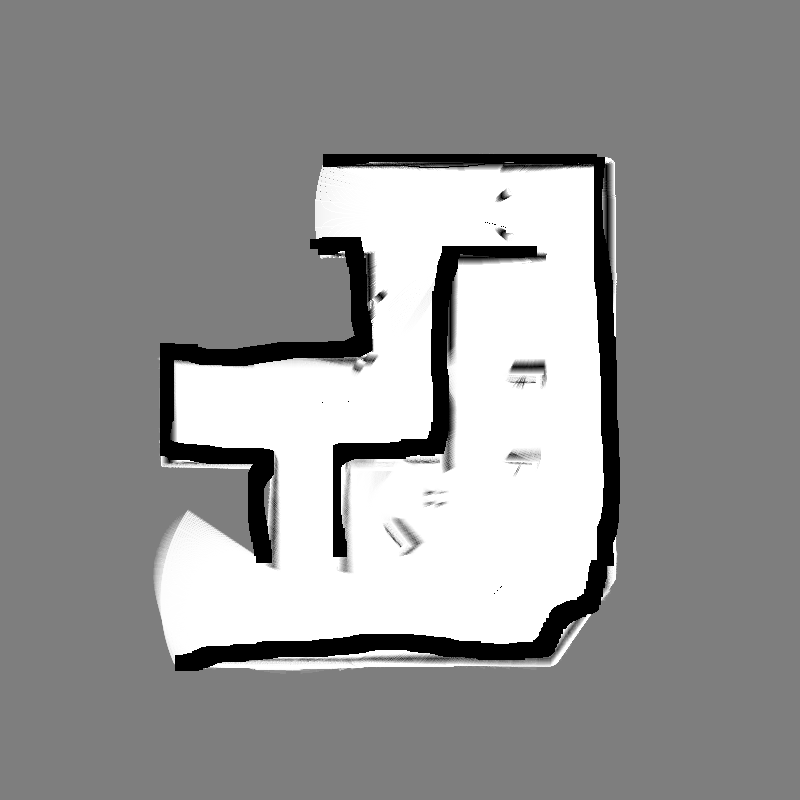
#> input picture PathPlanning/RRT/testfile.png, 800 x 800 px
$ python rrt_with_pathsmoothing.py   (Python 2 division)   (older library calls are emulated)
#> lines starting #> are read from the running program, lines starting #| are printed output that depends on the picture
#!/usr/bin/python
# -*- coding: utf-8 -*-
u"""
@brief: Path Planning Sample Code with Randamized Rapidly-Exploring Random Trees (RRT)

@author: AtsushiSakai

@license: MIT

"""

import random
import math
import copy
from scipy import misc
import glob
import numpy as np
import matplotlib

class RRT():
    u"""
    Class for RRT Planning
    """

    def __init__(self, start, goal, obstacleList,randArea,expandDis=30,goalSampleRate=10,maxIter=100):
        u"""
        Setting Parameter

        start:Start Position [x,y]
        goal:Goal Position [x,y]
        obstacleList:obstacle Positions [[x,y,size],...]
        randArea:Ramdom Samping Area [min,max]

        """
        self.start=Node(start[0],start[1])
        self.end=Node(goal[0],goal[1])
        self.minrand = randArea[0]
        self.maxrand = randArea[1]
        self.expandDis = expandDis
        self.goalSampleRate = goalSampleRate
        self.maxIter = maxIter

    def Planning(self,animation=True):
        u"""
        Pathplanning

        animation: flag for animation on or off
        """

        self.nodeList = [self.start]
        while True:
            # Random Sampling
            if random.randint(0, 100) > self.goalSampleRate:
                rnd = [random.uniform(self.minrand, self.maxrand), random.uniform(self.minrand, self.maxrand)]
            else:
                rnd = [self.end.x, self.end.y]

            # Find nearest node
            nind = self.GetNearestListIndex(self.nodeList, rnd)
            # print(nind)

            # expand tree
            nearestNode =self.nodeList[nind]
            theta = math.atan2(rnd[1] - nearestNode.y, rnd[0] - nearestNode.x)

            newNode = copy.deepcopy(nearestNode)
            newNode.x += self.expandDis * math.cos(theta)
            newNode.y += self.expandDis * math.sin(theta)
            newNode.parent = nind

            if not self.__CollisionCheck(newNode, obstacleList):
                continue

            self.nodeList.append(newNode)

            # check goal
            dx = newNode.x - self.end.x
            dy = newNode.y - self.end.y
            d = math.sqrt(dx * dx + dy * dy)
            if d <= self.expandDis:
                print("Goal!!")
                break

            if animation:
                self.DrawGraph(rnd)


        path=[[self.end.x,self.end.y]]
        lastIndex = len(self.nodeList) - 1
        while self.nodeList[lastIndex].parent is not None:
            node = self.nodeList[lastIndex]
            path.append([node.x,node.y])
            lastIndex = node.parent
        path.append([self.start.x, self.start.y])

        return path

    def DrawGraph(self,rnd=None):
        import matplotlib.pyplot as plt
        plt.clf()
        if rnd is not None:
            plt.plot(rnd[0], rnd[1], "^k")
        for node in self.nodeList:
            if node.parent is not None:
                plt.plot([node.x, self.nodeList[node.parent].x], [node.y, self.nodeList[node.parent].y], "-g")
                plt.axis([0, 800, 0, 800])   ####################################### aqui
                plt.grid(True)
        for (x,y,size) in obstacleList:
            self.PlotCircle(x,y,size)

        plt.plot(self.start.x, self.start.y, "xr")
        plt.plot(self.end.x, self.end.y, "xr")
        #plt.axis([0, 800, 0, 800])
        plt.grid(True)
        plt.pause(0.001)

    def PlotCircle(self,x,y,size):
        deg=range(0,360,5)
        deg.append(0)
        xl=[x+size*math.cos(math.radians(d)) for d in deg]
        yl=[y+size*math.sin(math.radians(d)) for d in deg]
        plt.plot(xl, yl, "-k")

    def GetNearestListIndex(self, nodeList, rnd):
        dlist = [(node.x - rnd[0]) ** 2 + (node.y - rnd[1]) ** 2 for node in nodeList]
        minind = dlist.index(min(dlist))
        return minind

    def __CollisionCheck(self, node, obstacleList):

        for (ox, oy, size) in obstacleList:
            dx = ox - node.x
            dy = oy - node.y
            d = math.sqrt(dx * dx + dy * dy)
            if d <= size:
                return False  # collision

        return True  # safe

class Node():
    u"""
    RRT Node
    """

    def __init__(self, x, y):
        self.x = x
        self.y = y
        self.parent = None


def GetPathLength(path):
    l = 0
    for i in range(len(path) - 1):
        dx = path[i + 1][0] - path[i][0]
        dy = path[i + 1][1] - path[i][1]
        d = math.sqrt(dx * dx + dy * dy)
        l += d

    return l


def GetTargetPoint(path, targetL):
    l = 0
    ti = 0
    lastPairLen = 0
    for i in range(len(path) - 1):
        dx = path[i + 1][0] - path[i][0]
        dy = path[i + 1][1] - path[i][1]
        d = math.sqrt(dx * dx + dy * dy)
        l += d
        if l >= targetL:
            ti = i-1
            lastPairLen = d
            break

    partRatio = (l - targetL) / lastPairLen
    #  print(partRatio)
    #  print((ti,len(path),path[ti],path[ti+1]))

    x = path[ti][0] + (path[ti + 1][0] - path[ti][0]) * partRatio
    y = path[ti][1] + (path[ti + 1][1] - path[ti][1]) * partRatio
    #  print((x,y))

    return [x, y, ti]


def LineCollisionCheck(first, second, obstacleList):
    # Line Equation

    x1=first[0]
    y1=first[1]
    x2=second[0]
    y2=second[1]

    try:
        a=y2-y1
        b=-(x2-x1)
        c=y2*(x2-x1)-x2*(y2-y1)
    except ZeroDivisionError:
        return False

    #  print(first)
    #  print(second)

    for (ox,oy,size) in obstacleList:
        d=abs(a*ox+b*oy+c)/(math.sqrt(a*a+b*b))
        #  print((ox,oy,size,d))
        if d<=(size):
            #  print("NG")
            return False

    #  print("OK")

    return True  # OK


def PathSmoothing(path, maxIter, obstacleList):
    #  print("PathSmoothing")

    l = GetPathLength(path)

    for i in range(maxIter):
        # Sample two points
        pickPoints = [random.uniform(0, l), random.uniform(0, l)]
        pickPoints.sort()
        #  print(pickPoints)
        first = GetTargetPoint(path, pickPoints[0])
        #  print(first)
        second = GetTargetPoint(path, pickPoints[1])
        #  print(second)

        if first[2]<=0 or second[2]<=0:
            continue

        if (second[2]+1) > len(path):
            continue

        if second[2]==first[2]:
            continue

        # collision check
        if not LineCollisionCheck(first, second, obstacleList):
            continue

        #Create New path
        newPath=[]
        newPath.extend(path[:first[2]+1])
        newPath.append([first[0],first[1]])
        newPath.append([second[0],second[1]])
        newPath.extend(path[second[2]+1:])
        path=newPath
        l = GetPathLength(path)

    return path


if __name__ == '__main__':
    import matplotlib.pyplot as plt
    #====Search Path with RRT====
    # Parameter

    for image_path in glob.glob("/home/osmaralg/Desktop/PythonRobotics/PathPlanning/RRT/testfile.png"):
        image = misc.imread(image_path)
#> image is the input picture: shape (800, 800); min 0, max 255, mean 148.5
    print (image.shape)
#| (800, 800)
    print (image.dtype)
#| uint8


    png = []
    for image_path in glob.glob("/home/osmaralg/Desktop/PythonRobotics/PathPlanning/RRT/testfile.png"):
        png.append(misc.imread(image_path))

    im = np.asarray(png)

    ocupado = []
    print 'Importing done...', im.shape
#> (printed output is left out)

    print im
#> (printed output is left out)
    size = 800 # number of the pixels of the image
    resolution = 12  # step size pixel, if 1 evaluates every pixel if 4  every 4 pixels obstacle sambple
    obstaclesize = 30 # radious of the obstacle circle
    darkness = 50   # gray scale if 127 gray equals obstacle if 0 only black equals obstacle
    for i in range(0,size,resolution):
        for j in range(0,size,resolution):
            if im[0,i,j]<darkness:
                im[0,i,j]=obstaclesize
                istr=str(i)
                jstr=str(j)


                coordenada = i,j,obstaclesize
                ocupado.append(coordenada)
            else:
                im[0,i,j]=0
            #print "espacio libre ",i,j

    obstacleList = ocupado
    print "la lenght de ocupado es : "
    print len(ocupado)

    rrt=RRT(start=[550,200],goal=[300,500],randArea=[0,size],obstacleList=obstacleList)
    path=rrt.Planning(animation=True)
#> the loop in Planning, `while True:` made 68 passes
#> pass 1, in DrawGraph, `plt.pause(0.001)`:
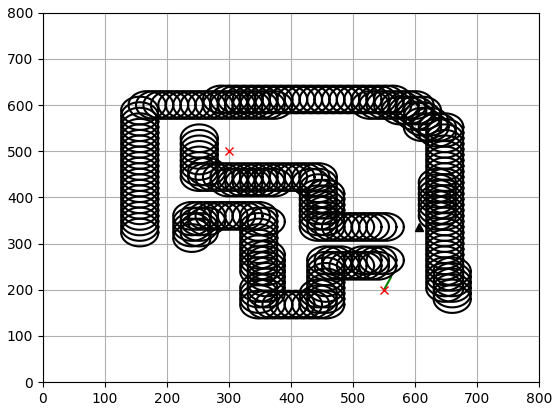
#> figure drawn by matplotlib, 1 panel

    # Draw final path
    rrt.DrawGraph()
    plt.plot([x for (x,y) in path], [y for (x,y) in path],'-r')
    plt.axis([0, size, 0, size])
    #Path smoothing
    maxIter=5
    smoothedPath = PathSmoothing(path, maxIter, obstacleList)
    plt.plot([x for (x,y) in smoothedPath], [y for (x,y) in smoothedPath],'-b')
    plt.axis([0, size, 0, size])
    plt.grid(True)
    plt.axis([0, size, 0, size])
    #plt.pause(0.001)  # Need for Mac
    plt.show()

$ run again, with PathPlanning/RRT/oficina.png copied over PathPlanning/RRT/testfile.png
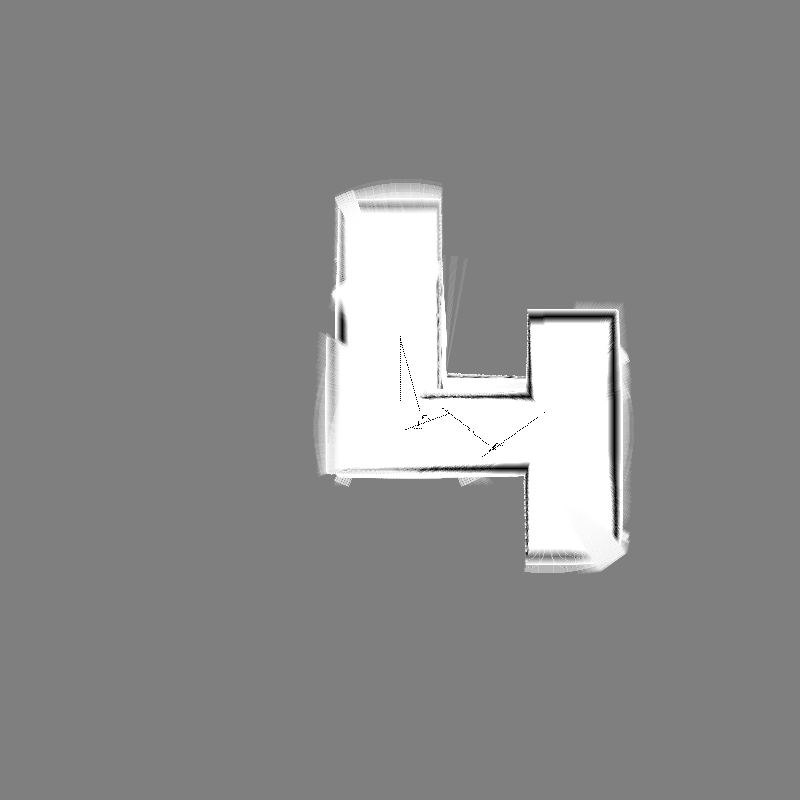
#> input picture PathPlanning/RRT/oficina.png, 800 x 800 px
#> image is the input picture: shape (800, 800); min 0, max 255, mean 138.7
#| (800, 800)
#| uint8
#> (printed output is left out)
#> (printed output is left out)
#> the loop in Planning, `while True:` made 31 passes
#> pass 1, in DrawGraph, `plt.pause(0.001)`:
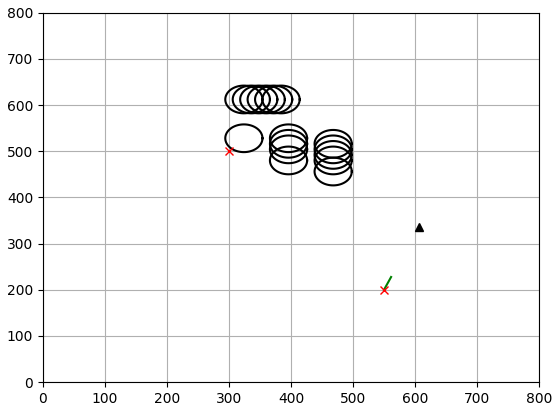
#> figure drawn by matplotlib, 1 panel
